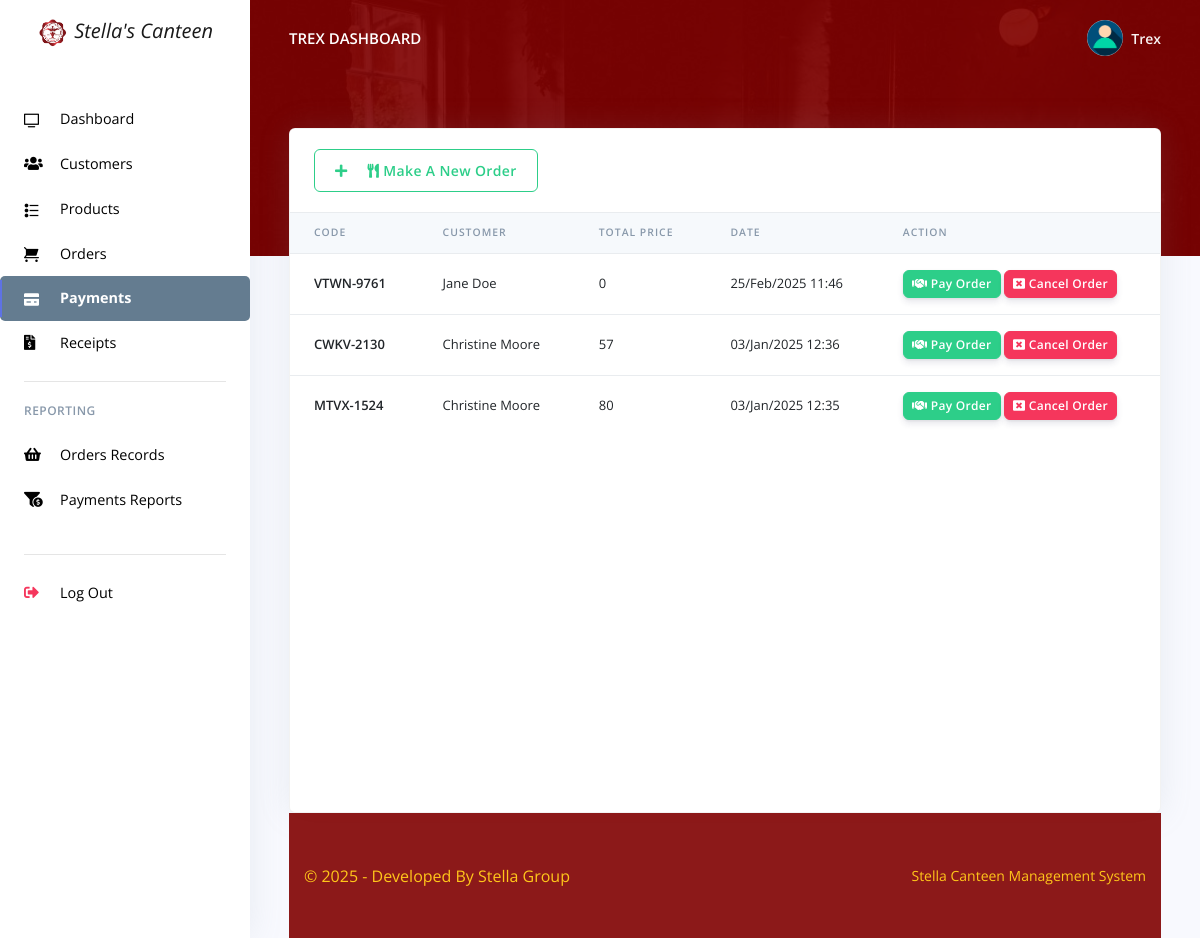
The page /stella/admin/payments.php (signed in) on the database as committed earlier.
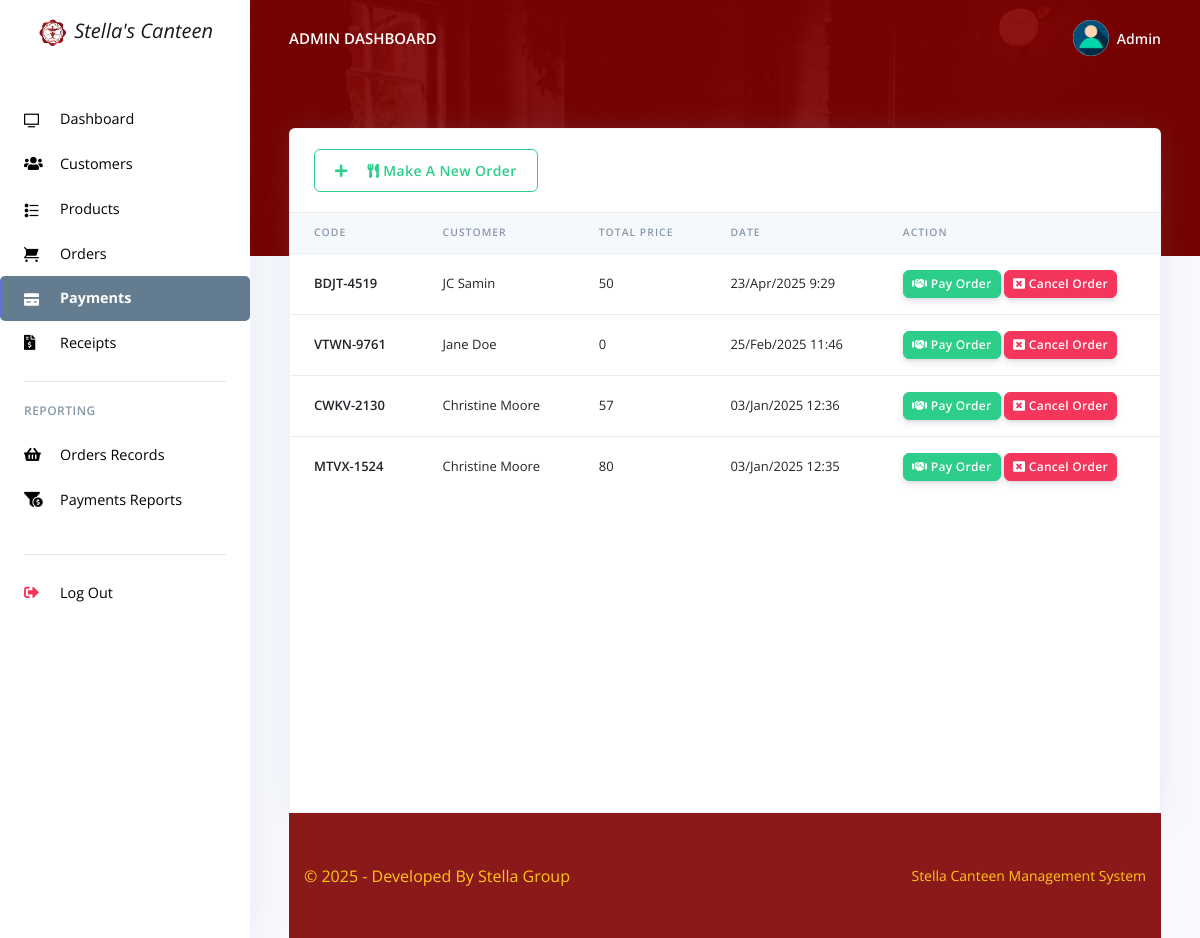
The same page on the database as committed later.
### tables this page shows
CREATE TABLE `rpos_admin` (
  `admin_id` varchar(200) NOT NULL,
  `admin_name` varchar(200) NOT NULL,
  `admin_email` varchar(200) NOT NULL,
  `admin_password` varchar(200) NOT NULL
);

CREATE TABLE `rpos_orders` (
  `order_id` varchar(200) NOT NULL,
  `order_code` varchar(200) NOT NULL,
  `customer_id` varchar(200) NOT NULL,
  `customer_name` varchar(200) NOT NULL,
  `prod_id` varchar(200) NOT NULL,
  `prod_name` varchar(200) NOT NULL,
  `prod_price` varchar(200) NOT NULL,
  `prod_qty` varchar(200) NOT NULL,
  `order_status` varchar(200) NOT NULL,
  `created_at` timestamp(6) NOT NULL DEFAULT current_timestamp(6) ON UPDATE current_timestamp(6)
);

### stella/admin/payments.php (the view, shortened to what the changed rows need)
<?php
include('config/config.php');
require_once('partials/_head.php');
?>
<link href="https://cdn.jsdelivr.net/npm/sweetalert2@11.7.3/dist/sweetalert2.min.css" rel="stylesheet">
<body>
    <?php
    require_once('partials/_sidebar.php');
    ?>
    <div class="main-content">
        <?php
        require_once('partials/_topnav.php');
        ?>
        <div class="container-fluid mt--8 content">
            <div class="row">
                <div class="col">
                    <div class="card shadow">
                        <div class="table-responsive" style="height: 600px;overflow-y:scroll;">
                            <table class="table align-items-center table-flush">
                                <thead class="thead-light">
                                    <tr>
                                        <th scope="col">Code</th>
                                        <th scope="col">Customer</th>
                                        <th scope="col">Total Price</th>
                                        <th scope="col">Date</th>
                                        <th scope="col">Action</th>
                                    </tr>
                                </thead>
                                <tbody>
                                    <?php
                                    $ret = "SELECT * FROM  rpos_orders WHERE order_status =''  ORDER BY `rpos_orders`.`created_at` DESC  ";
                                    $stmt = $mysqli->prepare($ret);
                                    $stmt->execute();
                                    $res = $stmt->get_result();
                                    while ($order = $res->fetch_object()) {
                                        $total = ($order->prod_price);
                                        ?>
                                        <tr>
                                            <th class="text-black" scope="row"><?php echo $order->order_code; ?></th>
                                            <td><?php echo $order->customer_name; ?></td>
                                            <td><?php echo $total; ?></td>
                                            <td><?php echo date('d/M/Y g:i', strtotime($order->created_at)); ?></td>
                                            <td>
                                                <a
                                                    href="pay_order.php?order_code=<?php echo $order->order_code; ?>&customer_id=<?php echo $order->customer_id; ?>&order_status=Paid">
                                                    <button class="btn btn-sm btn-success">
                                                        <i class="fas fa-handshake"></i>
                                                        Pay Order
                                                    </button>
                                                </a>
                                                <button class="btn btn-sm btn-danger"
                                                    onclick="confirmCancel('<?php echo $order->order_id; ?>')">
                                                    <i class="fas fa-window-close"></i>
                                                    Cancel Order
                                                </button>
                                            </td>
                                        </tr>
                                    <?php } ?>
                                </tbody>
                            </table>
                        </div>
                    </div>
                </div>
            </div>
        </div>
    </div>
</body>
</html>

### stella/admin/partials/_sidebar.php (shortened to what the changed rows need)
<?php
$admin_id = $_SESSION['admin_id'];
$ret = "SELECT * FROM  rpos_admin  WHERE admin_id = '$admin_id'";
$stmt = $mysqli->prepare($ret);
$stmt->execute();
$res = $stmt->get_result();
while ($admin = $res->fetch_object()) {
  ?>
  <nav class="navbar navbar-vertical fixed-left navbar-expand-md navbar-light bg-white" id="sidenav-main">
    <div class="container-fluid">
      <a class="navbar-brand pt-0" href="dashboard.php">
        <img alt="Logo" src="assets/img/theme/CICLOGO.png"> <i>Stella's Canteen</i>
      </a>
      <div class="collapse navbar-collapse" id="sidenav-collapse-main">
        <ul class="navbar-nav">
          <li class="nav-item">
            <a class="nav-link <?php if (basename($_SERVER['PHP_SELF']) == 'dashboard.php')
              echo 'active'; ?>"
              href="dashboard.php">
              <i class="ni ni-tv-2"></i> Dashboard
            </a>
          </li>
          <li class="nav-item">
            <a class="nav-link <?php if (basename($_SERVER['PHP_SELF']) == 'customes.php')
              echo 'active'; ?>"
              href="customes.php">
              <i class="fas fa-users"></i> Customers
            </a>
          </li>
          <li class="nav-item">
            <a class="nav-link <?php if (basename($_SERVER['PHP_SELF']) == 'products.php')
              echo 'active'; ?>"
              href="products.php">
              <i class="ni ni-bullet-list-67"></i> Products
            </a>
          </li>
          <li class="nav-item">
            <a class="nav-link <?php if (basename($_SERVER['PHP_SELF']) == 'orders.php')
              echo 'active'; ?>"
              href="orders.php">
              <i class="ni ni-cart"></i> Orders
            </a>
          </li>
          <li class="nav-item">
            <a class="nav-link <?php if (basename($_SERVER['PHP_SELF']) == 'payments.php')
              echo 'active'; ?>"
              href="payments.php">
              <i class="ni ni-credit-card"></i> Payments
            </a>
          </li>
          <li class="nav-item">
            <a class="nav-link <?php if (basename($_SERVER['PHP_SELF']) == 'receipts.php')
              echo 'active'; ?>"
              href="receipts.php">
              <i class="fas fa-file-invoice-dollar"></i> Receipts
            </a>
          </li>
        </ul>
        <hr class="my-3">
        <h6 class="navbar-heading text-muted">Reporting</h6>
        <ul class="navbar-nav mb-md-3">
          <li class="nav-item">
            <a class="nav-link <?php if (basename($_SERVER['PHP_SELF']) == 'orders_reports.php')
              echo 'active'; ?>"
              href="orders_reports.php">
              <i class="fas fa-shopping-basket"></i> Orders Records
            </a>
          </li>
          <li class="nav-item">
            <a class="nav-link <?php if (basename($_SERVER['PHP_SELF']) == 'payments_reports.php')
              echo 'active'; ?>"
              href="payments_reports.php">
              <i class="fas fa-funnel-dollar"></i> Payments Reports
            </a>
          </li>
        </ul>
        <hr class="my-3">
        <ul class="navbar-nav mb-md-3">
          <li class="nav-item">
            <a class="nav-link" href="logout.php">
              <i class="fas fa-sign-out-alt text-danger"></i> Log Out
            </a>
          </li>
        </ul>
      </div>
    </div>
  </nav>
<?php } ?>

### stella/admin/partials/_topnav.php (shortened to what the changed rows need)
<?php
$admin_id = $_SESSION['admin_id'];
$ret = "SELECT * FROM  rpos_admin  WHERE admin_id = '$admin_id'";
$stmt = $mysqli->prepare($ret);
$stmt->execute();
$res = $stmt->get_result();
while ($admin = $res->fetch_object()) {
?>
    <nav class="navbar navbar-top navbar-expand-md navbar-dark" id="navbar-main">
        <div class="container-fluid">
            <a class="h4 mb-0 text-white text-uppercase d-none d-lg-inline-block" href="dashboard.php"><?php echo $admin->admin_name; ?> Dashboard</a>
            <ul class="navbar-nav align-items-center d-none d-md-flex">
                <li class="nav-item dropdown">
                    <a class="nav-link pr-0" href="#" role="button" data-toggle="dropdown" aria-haspopup="true" aria-expanded="false">
                        <div class="media align-items-center">
                            <span class="avatar avatar-sm rounded-circle">
                                <img alt="Image placeholder" src="assets/img/theme/user-a-min.png">
                            </span>
                            <div class="media-body ml-2 d-none d-lg-block">
                                <span class="mb-0 text-sm  font-weight-bold"><?php echo $admin->admin_name; ?></span>
                            </div>
                        </div>
                    </a>
                </li>
            </ul>
        </div>
    </nav>
<?php } ?>

Rows that differ between the two databases and show on the page:
changed rpos_admin: admin_name "TREX" → "ADMIN"; admin_name "Trex" → "Admin"
added rpos_orders: order_code "BDJT-4519", customer_name "JC Samin", prod_price "50", created_at "23/Apr/2025 9:29"
